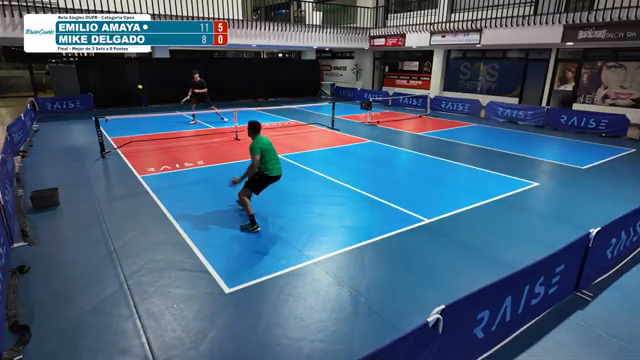
#> input picture frame 300 of data/raw/partido_corto.mp4, 640 x 360 px
$ python ajustar_color.py
#> lines starting #> are read from the running program, lines starting #| are printed output that depends on the picture; after the words box and inside, x2 and y2 are one past the last pixel; in counts of white or black regions, pixels touching at a corner belong together
# ajustar_color.py
import cv2
import numpy as np
from tkinter import Tk, filedialog

def encontrar_color_pelota():
    print("=== AJUSTAR COLOR DE PELOTA ===")

    # Cargar video corto directamente
    video_path = "data/raw/partido_corto.mp4"
    print(f"Video: {video_path}")

    # Cargar frame
    cap = cv2.VideoCapture(video_path)

    if not cap.isOpened():
        print(f"Error: No se pudo abrir {video_path}")
        return

    cap.set(cv2.CAP_PROP_POS_FRAMES, 300)  # Frame 200 (ajusta si necesitas)
    ret, frame = cap.read()
#> frame is the input picture: shape (360, 640, 3); mean B, G, R 121, 96.4, 69.6
    cap.release()

    if not ret or frame is None:
        print("No se pudo leer el frame")
        return

    print(f"Frame cargado: {frame.shape}")
#| Frame cargado: (360, 640, 3)

    # Convertir a HSV
    hsv = cv2.cvtColor(frame, cv2.COLOR_BGR2HSV)
#> hsv: shape (360, 640, 3); mean H, S, V 94.1, 120.2, 127.4

    def nothing(x):
        pass

    cv2.namedWindow("Ajustar HSV")
    cv2.createTrackbar("H min", "Ajustar HSV", 20, 180, nothing)
    cv2.createTrackbar("S min", "Ajustar HSV", 100, 255, nothing)
    cv2.createTrackbar("V min", "Ajustar HSV", 150, 255, nothing)
    cv2.createTrackbar("H max", "Ajustar HSV", 35, 180, nothing)
    cv2.createTrackbar("S max", "Ajustar HSV", 255, 255, nothing)
    cv2.createTrackbar("V max", "Ajustar HSV", 255, 255, nothing)

    while True:
        h_min = cv2.getTrackbarPos("H min", "Ajustar HSV")
        s_min = cv2.getTrackbarPos("S min", "Ajustar HSV")
        v_min = cv2.getTrackbarPos("V min", "Ajustar HSV")
        h_max = cv2.getTrackbarPos("H max", "Ajustar HSV")
        s_max = cv2.getTrackbarPos("S max", "Ajustar HSV")
        v_max = cv2.getTrackbarPos("V max", "Ajustar HSV")

        lower = np.array([h_min, s_min, v_min])
        upper = np.array([h_max, s_max, v_max])

        mask = cv2.inRange(hsv, lower, upper)
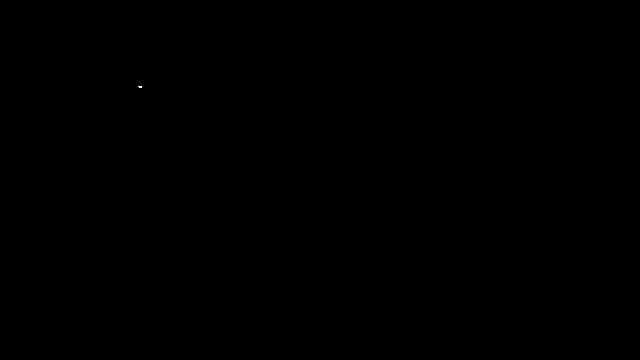
#> mask: shape (360, 640); 0% white in thin lines or dots, all inside (x1, y1, x2, y2) = (138, 86, 142, 88)
        result = cv2.bitwise_and(frame, frame, mask=mask)

        cv2.imshow("Original", frame)
        cv2.imshow("Mascara (blanco = detectado)", mask)
        cv2.imshow("Resultado", result)

        print(f"\rValores: H[{h_min}-{h_max}] S[{s_min}-{s_max}] V[{v_min}-{v_max}]", end="")

        key = cv2.waitKey(1) & 0xFF
#> (key q is pressed here)
        if key == ord('q'):
            break

    cv2.destroyAllWindows()
    print(f"\n\nValores finales para config.py:")
    print(f"HSV_YELLOW_MIN = [{h_min}, {s_min}, {v_min}]")
    print(f"HSV_YELLOW_MAX = [{h_max}, {s_max}, {v_max}]")

if __name__ == "__main__":
    encontrar_color_pelota()
